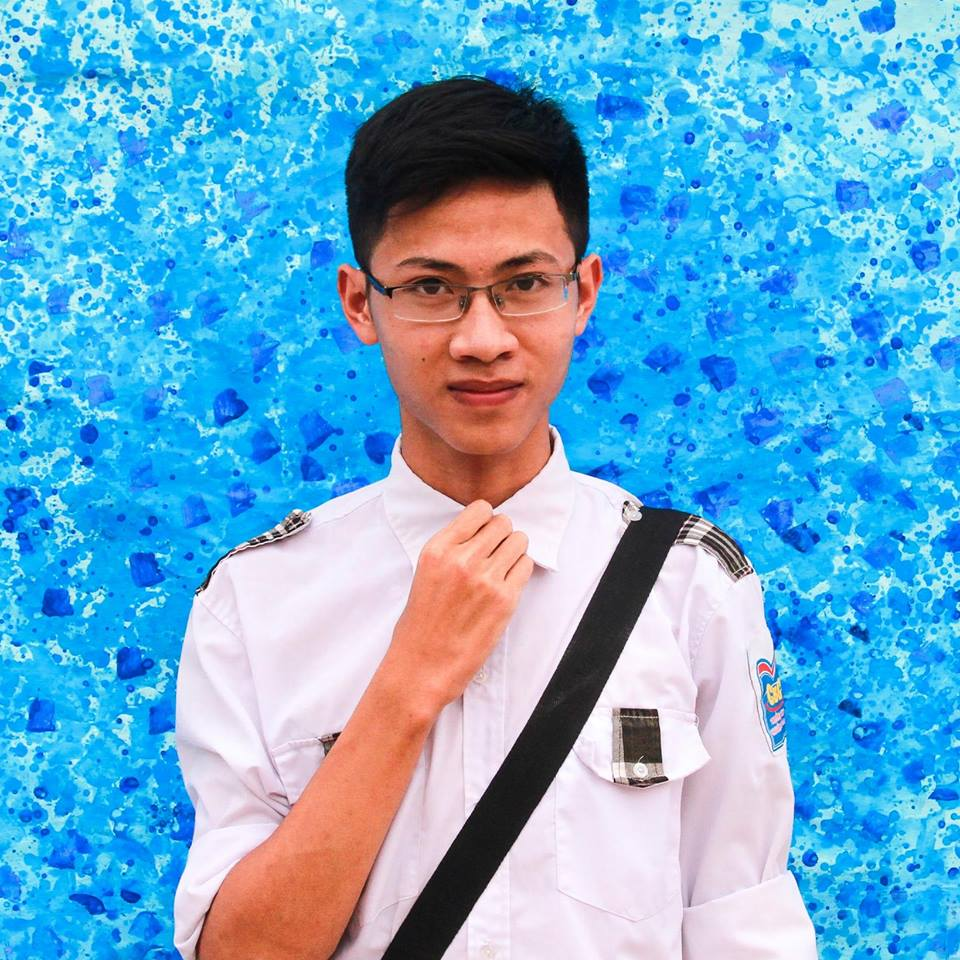
#> input picture open-cv/images/me2.jpg, 960 x 960 px
$ jupyter execute NegativeTransform.ipynb
#> lines starting #> are read from the running program, lines starting #| are printed output that depends on the picture
[cell 1]
import cv2
import numpy as np
import matplotlib.pyplot as plt

[cell 2]
rice = cv2.imread("../open-cv/images/me2.jpg", cv2.IMREAD_GRAYSCALE)
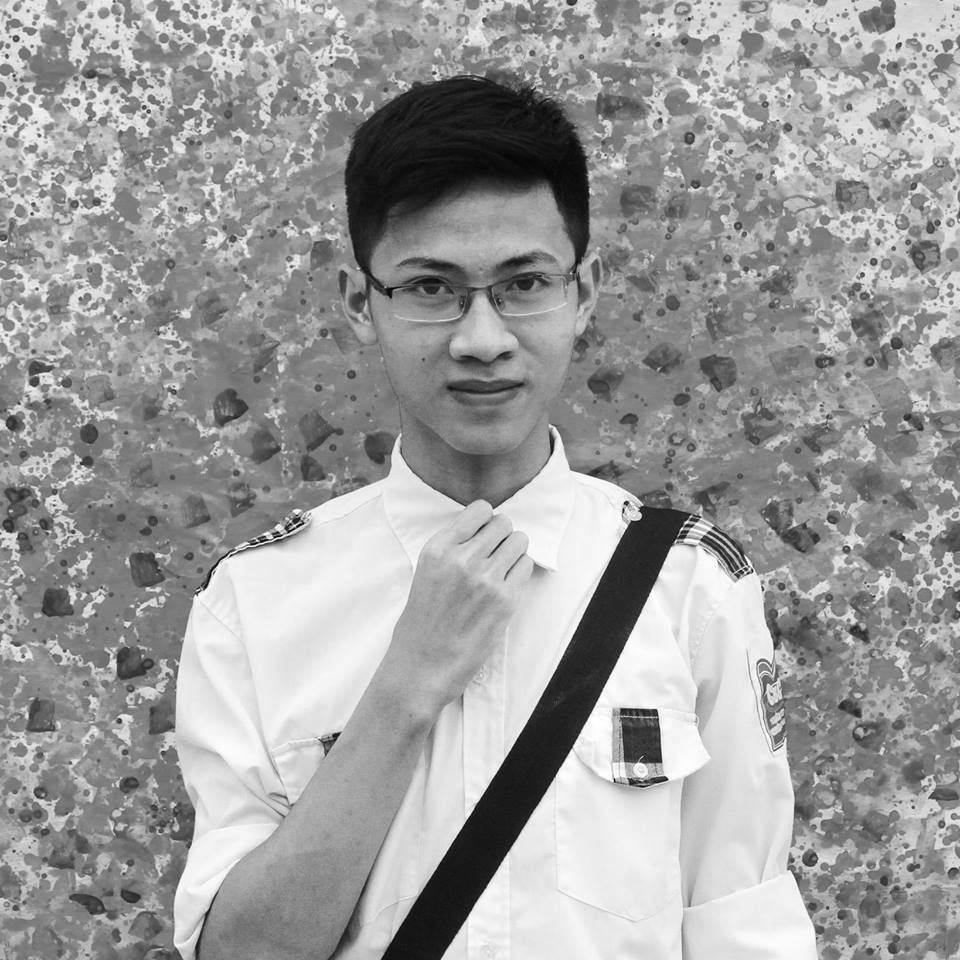
#> rice: shape (960, 960); min 0, max 255, mean 156.1
print(rice.shape)
#| (960, 960)
print(rice)
#> (printed output is left out)

[cell 3]
negative_img = 256 - 1 - rice
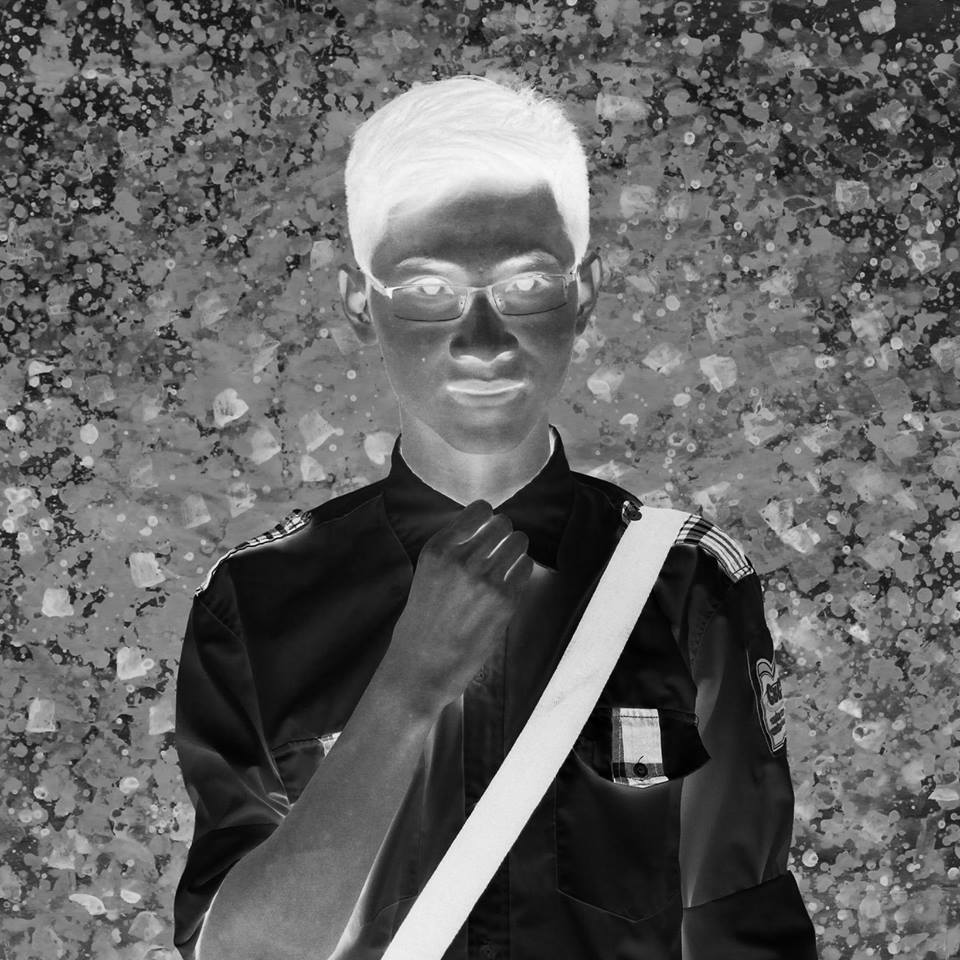
#> negative_img: shape (960, 960); min 0, max 255, mean 98.9
print(negative_img)
#> (printed output is left out)

$ run again, with open-cv/images/mybae.jpg copied over open-cv/images/me2.jpg
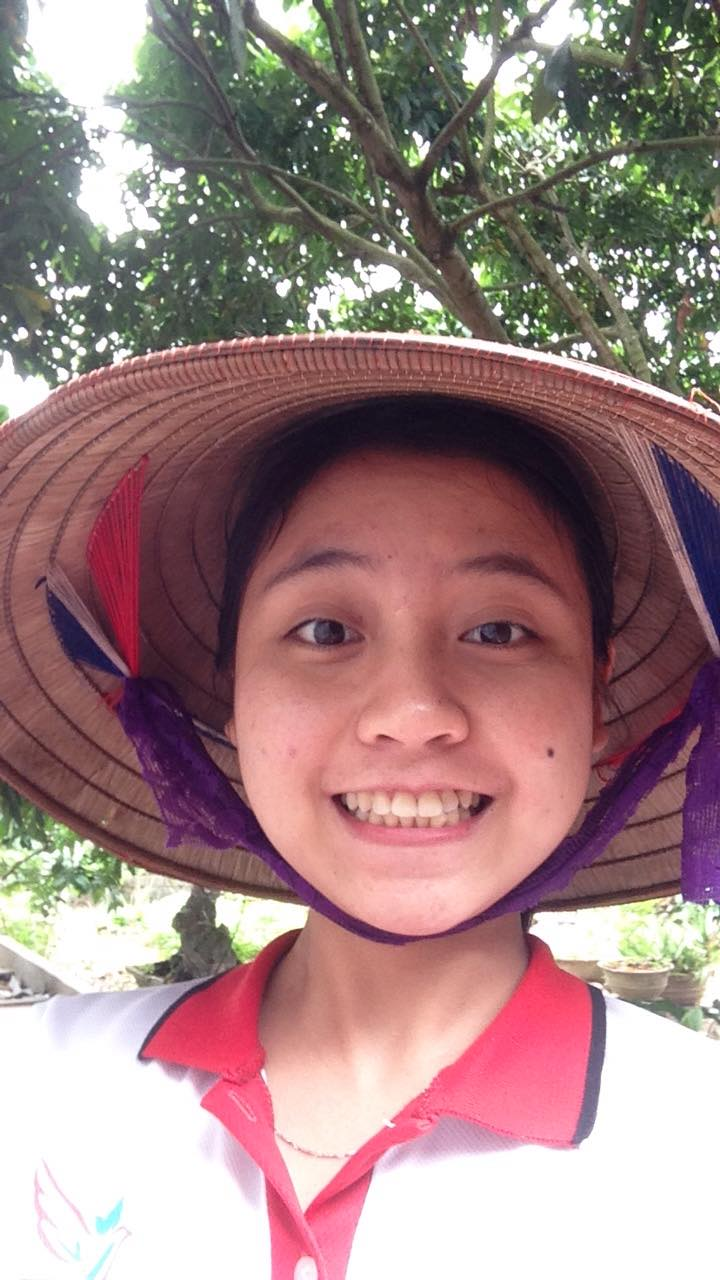
#> input picture open-cv/images/mybae.jpg, 720 x 1280 px
#> `rice = cv2.imread("../open-cv/images/me2.jpg", cv2.IMREAD_GRAYSCALE)`:
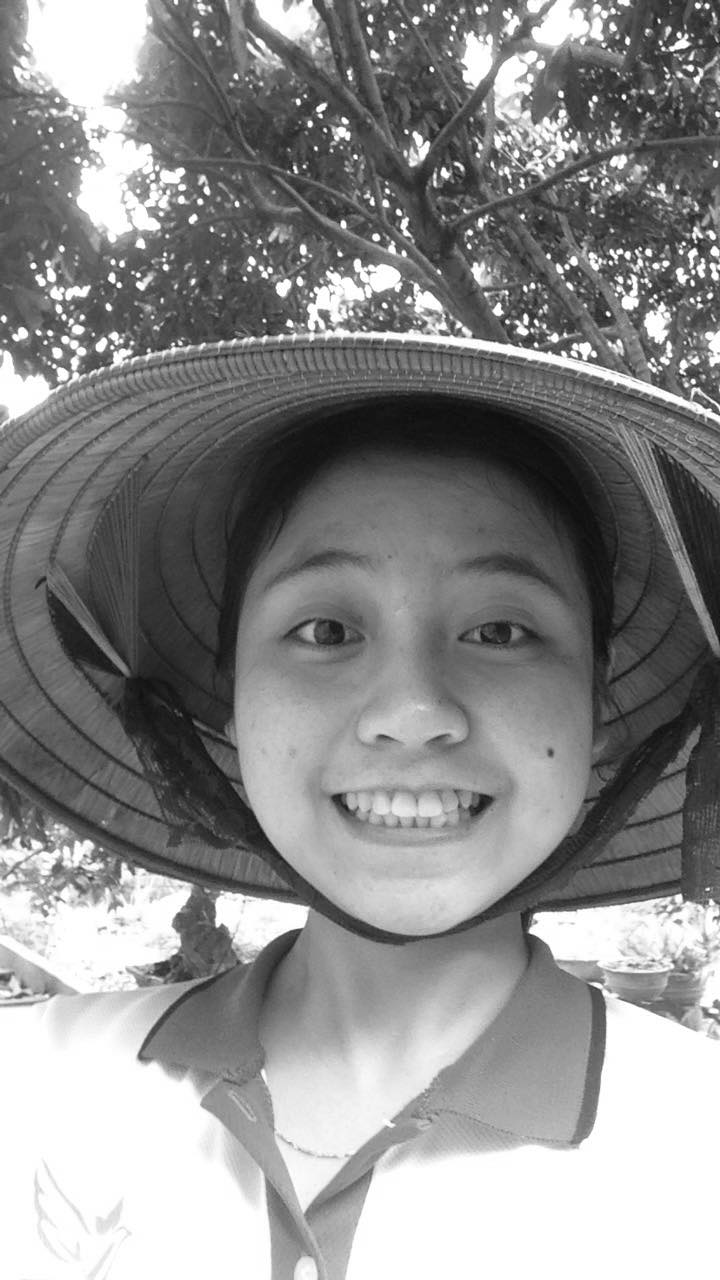
#> rice: shape (1280, 720); min 8, max 255, mean 139.5
#| (1280, 720)
#> (printed output is left out)
#> `negative_img = 256 - 1 - rice`:
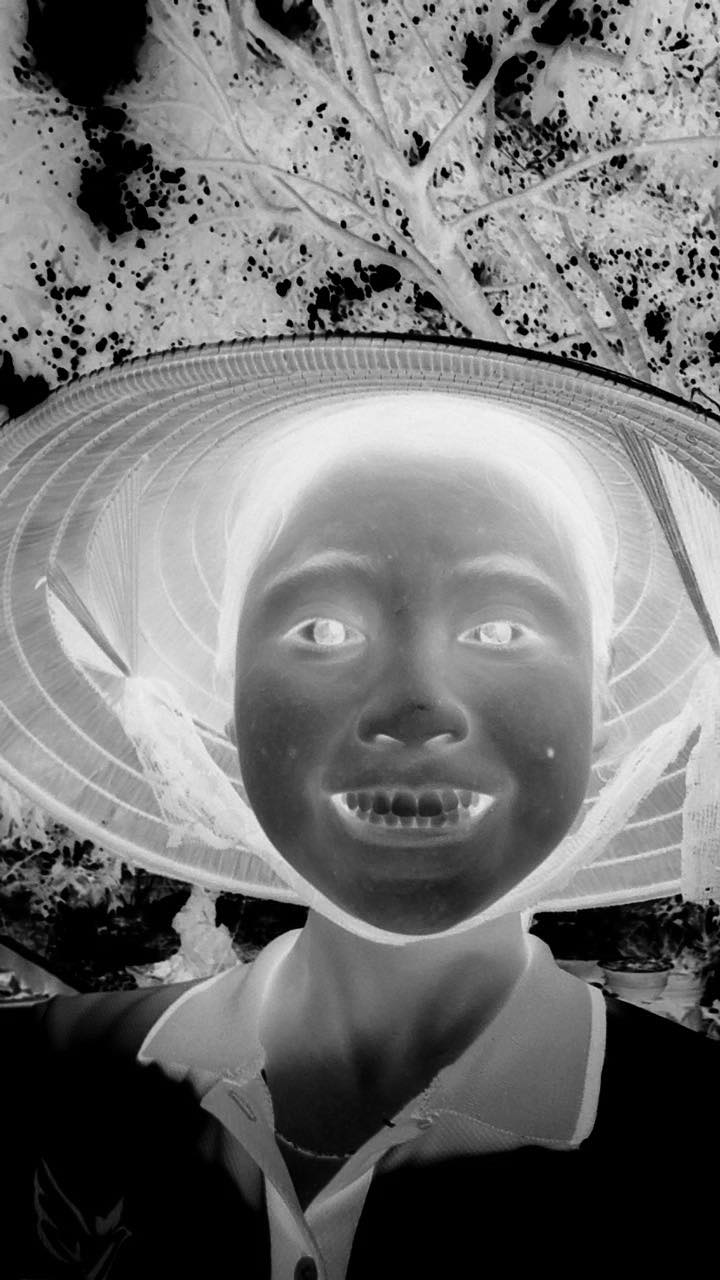
#> negative_img: shape (1280, 720); min 0, max 247, mean 115.5
#> (printed output is left out)
